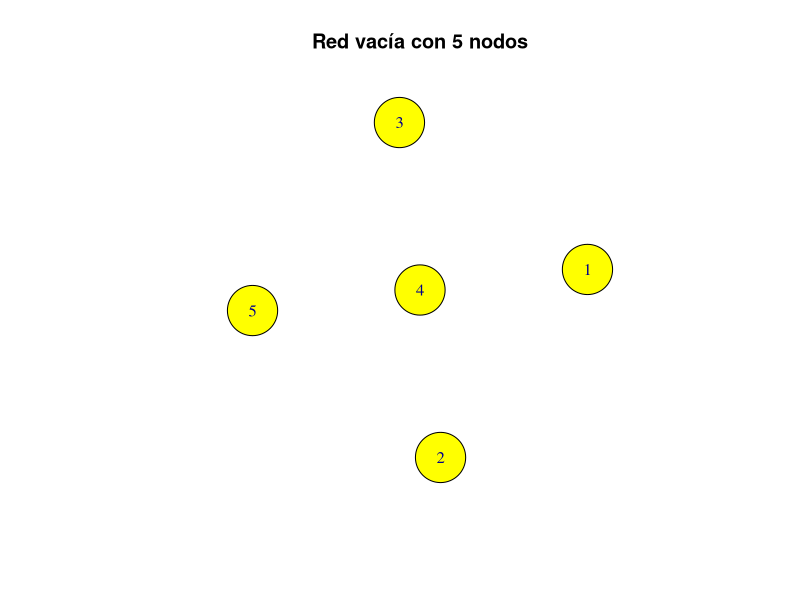
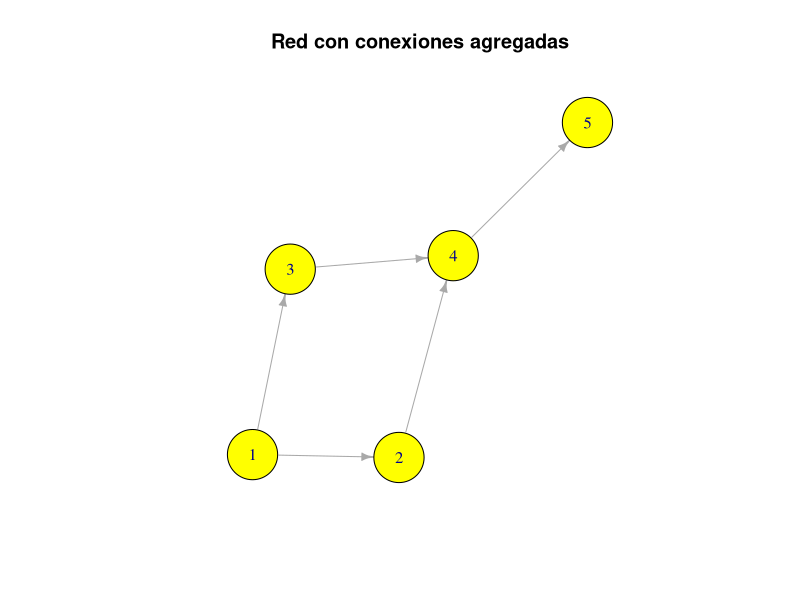
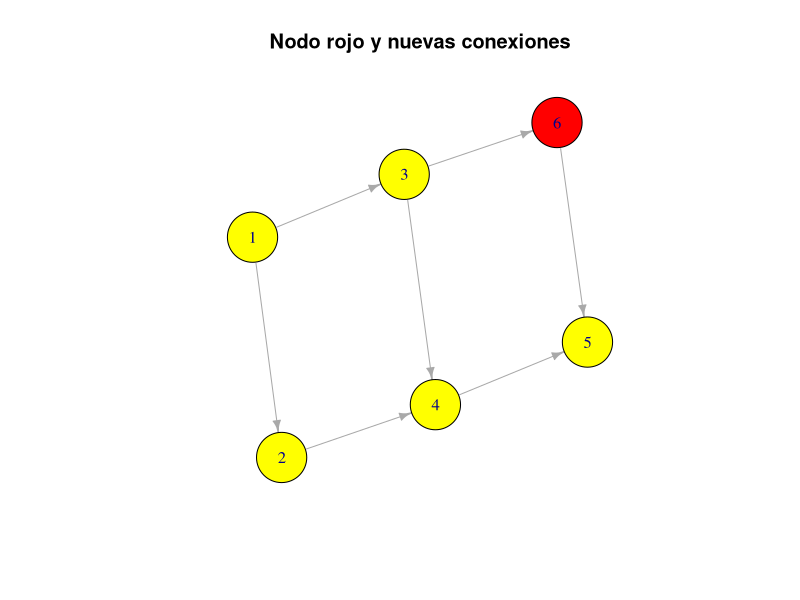
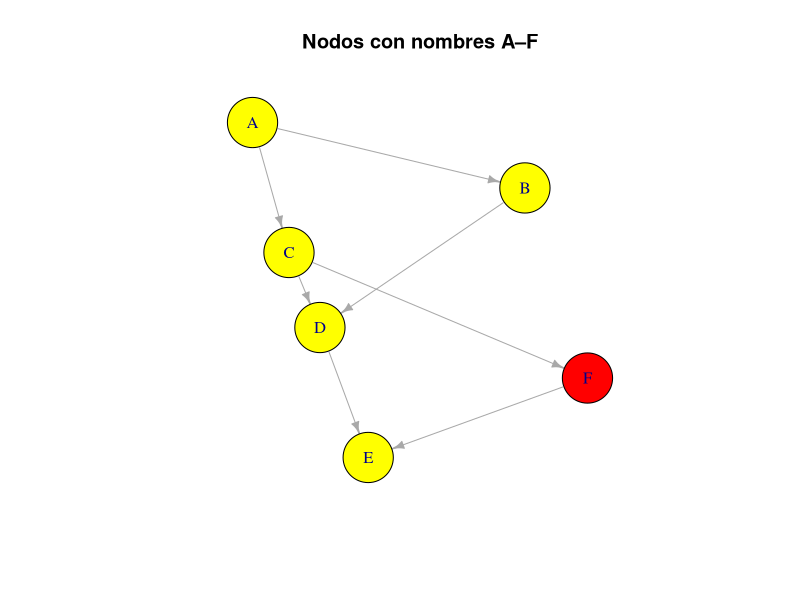
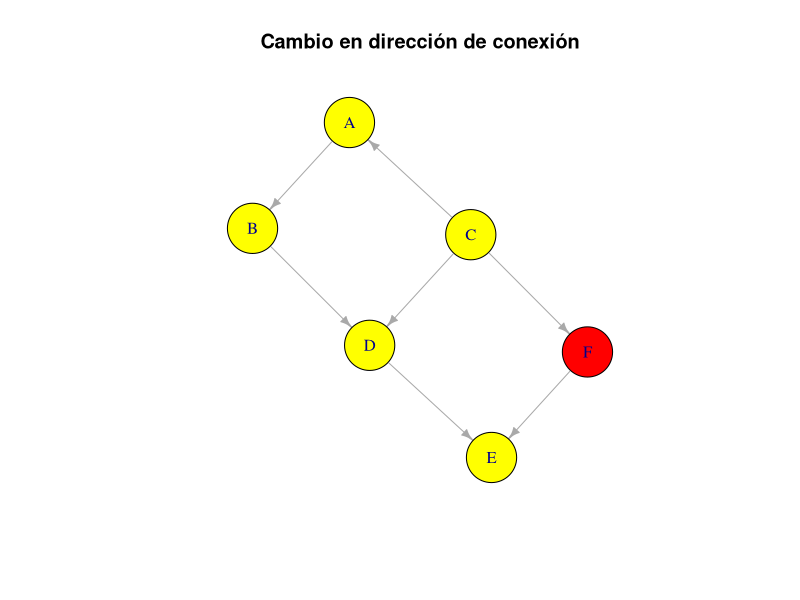
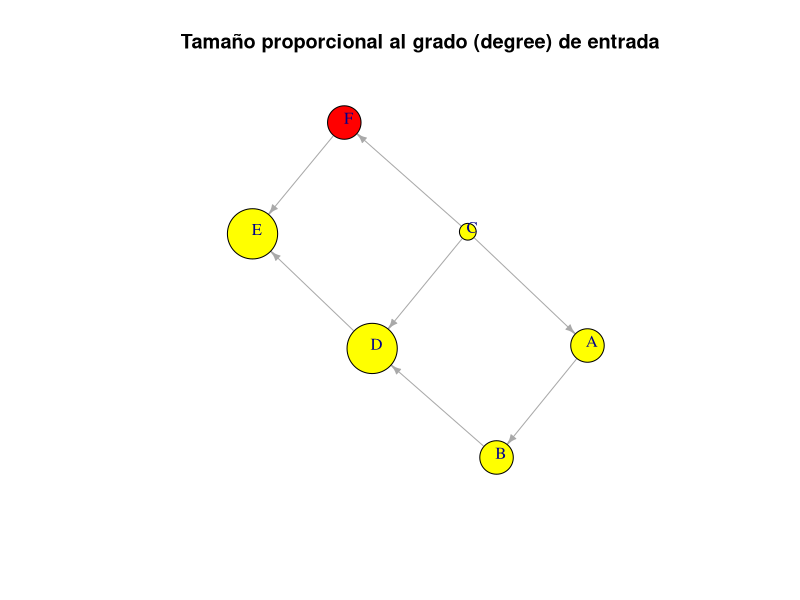
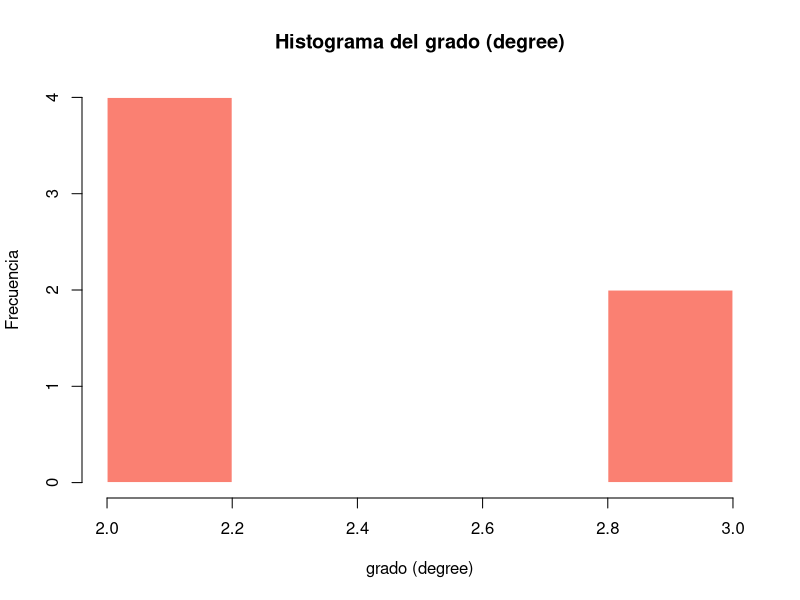
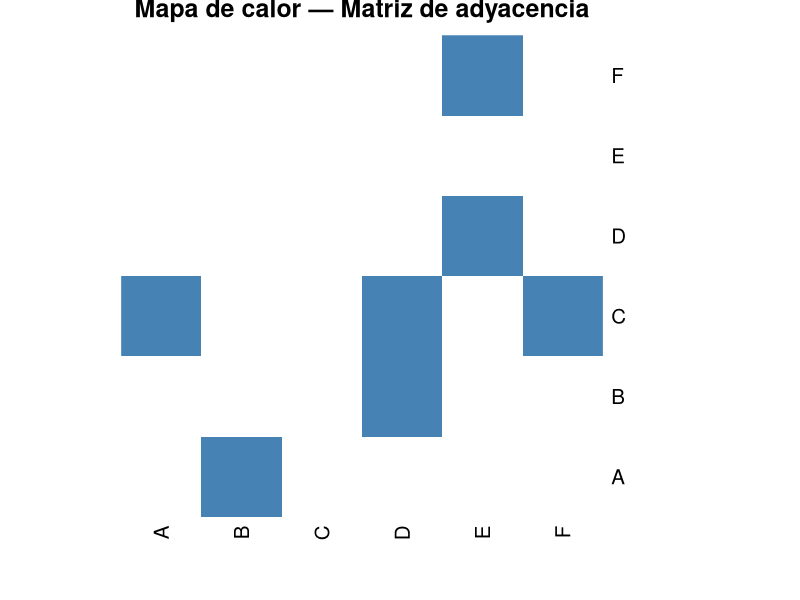

Write R code to recreate these figures, in order.
## ---- chunk 1
#| label: setup-cap1

library(igraph)
## ---- chunk 2
#| label: crear-grafo-vacio
#| fig-cap: "Red vacía con 5 nodos y sin conexiones"
#| fig-alt: "Cinco nodos amarillos distribuidos sin conexiones entre ellos"

# Crear un grafo dirigido vacío con 5 nodos
g <- make_empty_graph(n = 5, directed = TRUE)

# Asignar atributos visuales a los nodos
V(g)$color <- "yellow"

# Visualizar
plot(g, 
     main = "Red vacía con 5 nodos",
     vertex.size = 30)
## ---- chunk 3
#| label: agregar-conexiones
#| fig-cap: "Red con conexiones agregadas manualmente"
#| fig-alt: "Cinco nodos conectados por conexiones dirigidas"

# Agregar conexiones: 1→2, 1→3, 2→4, 3→4, 4→5
g <- add_edges(g, c(1,2, 1,3, 2,4, 3,4, 4,5))

plot(g, 
     main = "Red con conexiones agregadas",
     vertex.size = 30,
     edge.arrow.size = 0.6)
## ---- chunk 4
#| label: agregar-nodo
#| fig-cap: "Nodo rojo agregado con nuevas conexiones"
#| fig-alt: "Seis nodos, uno rojo, con conexiones dirigidas"

# Agregar un nodo nuevo con color rojo
g <- add_vertices(g, 1, color = "red")

# Conectar el nuevo nodo (nodo 6)
g <- add_edges(g, c(3,6, 6,5))

plot(g, 
     main = "Nodo rojo y nuevas conexiones",
     vertex.size = 30,
     edge.arrow.size = 0.6)
## ---- chunk 5
#| label: renombrar-nodos
#| fig-cap: "Red con nodos etiquetados de A a F"
#| fig-alt: "Seis nodos etiquetados con letras A a F"

# Asignar nombres a los vértices
V(g)$name <- LETTERS[1:6]

plot(g, 
     main = "Nodos con nombres A–F",
     vertex.size = 30,
     edge.arrow.size = 0.6)
## ---- chunk 6
#| label: modificar-conexiones
#| fig-cap: "Red con dirección de conexión modificada"
#| fig-alt: "Red de seis nodos con una conexión cambiada de dirección"

# Eliminar la segunda conexión (A→C) y agregar C→A
g <- delete_edges(g, 2)
g <- add_edges(g, c(3, 1))  # C → A

plot(g, 
     main = "Cambio en dirección de conexión",
     vertex.size = 30,
     edge.arrow.size = 0.6)
## ---- chunk 7
#| label: grado (degree)-total

# grado (degree) total de cada nodo
degree(g)
## ---- chunk 8
#| label: grado (degree)-entrada

# ¿Cuántas conexiones llegan a cada nodo?
degree(g, mode = "in")
## ---- chunk 9
#| label: grado (degree)-salida

# ¿Cuántas conexiones salen de cada nodo?
degree(g, mode = "out")
## ---- chunk 10
#| label: fig-tamano-grado (degree)
#| fig-cap: "Tamaño de nodos proporcional al grado (degree) de entrada"
#| fig-alt: "Red donde los nodos más grandes reciben más conexiones"

plot(g, 
     layout = layout_nicely(g),
     vertex.size = degree(g, mode = "in") * 10 + 10,
     vertex.label.dist = 0.5,
     edge.arrow.size = 0.5,
     main = "Tamaño proporcional al grado (degree) de entrada")
## ---- chunk 11
#| label: fig-histograma-grado (degree)
#| fig-cap: "Histograma de la distribución de grado (degree)"
#| fig-alt: "Histograma que muestra la frecuencia de cada valor de grado (degree)"

hist(degree(g), 
     col = "salmon", 
     main = "Histograma del grado (degree)",
     xlab = "grado (degree)",
     ylab = "Frecuencia",
     border = "white")
## ---- chunk 12
#| label: matriz-adyacencia

# Obtener la matriz de adyacencia
adj_mat <- as.matrix(get.adjacency(g))

# Mostrar como tabla
knitr::kable(adj_mat, caption = "Matriz de adyacencia de la red")
## ---- chunk 13
#| label: fig-heatmap-adj
#| fig-cap: "Mapa de calor de la matriz de adyacencia"
#| fig-alt: "Heatmap que muestra las conexiones entre nodos como celdas coloreadas"

heatmap(adj_mat, 
        Rowv = NA, Colv = NA, 
        col = c("white", "steelblue"),
        main = "Mapa de calor — Matriz de adyacencia",
        scale = "none")
## ---- chunk 14
#| label: fig-red-estrella
#| fig-cap: "Red tipo estrella con 10 nodos"
#| fig-alt: "Un nodo central conectado a 9 nodos periféricos"

plot(make_star(10), 
     vertex.color = c("tomato", rep("gold", 9)),
     vertex.size = 20,
     main = "Red estrella")
## ---- chunk 15
#| label: fig-red-anillo
#| fig-cap: "Red tipo anillo con 10 nodos"
#| fig-alt: "Diez nodos formando un círculo conectados secuencialmente"

plot(make_ring(10), 
     vertex.color = "skyblue",
     vertex.size = 20,
     main = "Red anillo")
## ---- chunk 16
#| label: fig-red-arbol
#| fig-cap: "Árbol binario con 15 nodos"
#| fig-alt: "Estructura jerárquica de 15 nodos donde cada padre tiene 2 hijos"

plot(make_tree(15, children = 2), 
     vertex.color = "lightgreen",
     vertex.size = 15,
     layout = layout_as_tree,
     main = "Árbol binario")
## ---- chunk 17
#| label: fig-red-lattice
#| fig-cap: "Red tipo rejilla (lattice) de 4×4"
#| fig-alt: "16 nodos formando una cuadrícula con conexiones entre vecinos"

plot(make_lattice(c(4, 4)), 
     vertex.color = "plum",
     vertex.size = 20,
     main = "Lattice 4×4")
## ---- chunk 18
#| label: ej-resuelto-1

set.seed(42)

# Crear cadena de 7 nodos
#g_cadena <- make_graph(~ 1-2-3-4-5-6-7, directed = FALSE)
g_cadena <- graph_from_literal(1-2-3-4-5-6-7)
# Asignar colores aleatorios de una paleta
paleta <- c("tomato", "gold", "skyblue", "lightgreen", "plum", "salmon", "steelblue")
V(g_cadena)$color <- sample(paleta, 7)
V(g_cadena)$name <- paste0("N", 1:7)
## ---- chunk 19
#| label: fig-ej-resuelto-1
#| fig-cap: "Red tipo cadena con 7 nodos y colores aleatorios"

plot(g_cadena, 
     vertex.size = 30, 
     main = "Red tipo cadena (path)")
## ---- chunk 20
#| label: ej-resuelto-1-props

cat("Número de nodos:", vcount(g_cadena), "\n")
cat("Número de conexiones:", ecount(g_cadena), "\n")
cat("grado (degree) de cada nodo:", degree(g_cadena), "\n")
cat("¿Es conexa?", is_connected(g_cadena), "\n")
## ---- chunk 21
#| label: ej-resuelto-2

# Crear la red
ciudades <- graph_from_literal(
  Querétaro -- Guanajuato,
  Querétaro -- "San Luis Potosí",
  Querétaro -- Hidalgo,
  Guanajuato -- "San Luis Potosí",
  Hidalgo -- "Estado de México"
)

V(ciudades)$color <- "gold"
V(ciudades)$size <- 25
## ---- chunk 22
#| label: fig-ej-resuelto-2
#| fig-cap: "Red de ciudades que comparten frontera estatal"

plot(ciudades, 
     vertex.label.cex = 0.8,
     main = "Red de vecindad entre estados")
## ---- chunk 23
#| label: ej-resuelto-2-mat

knitr::kable(
  as.matrix(get.adjacency(ciudades)),
  caption = "Matriz de adyacencia de la red de estados"
)
